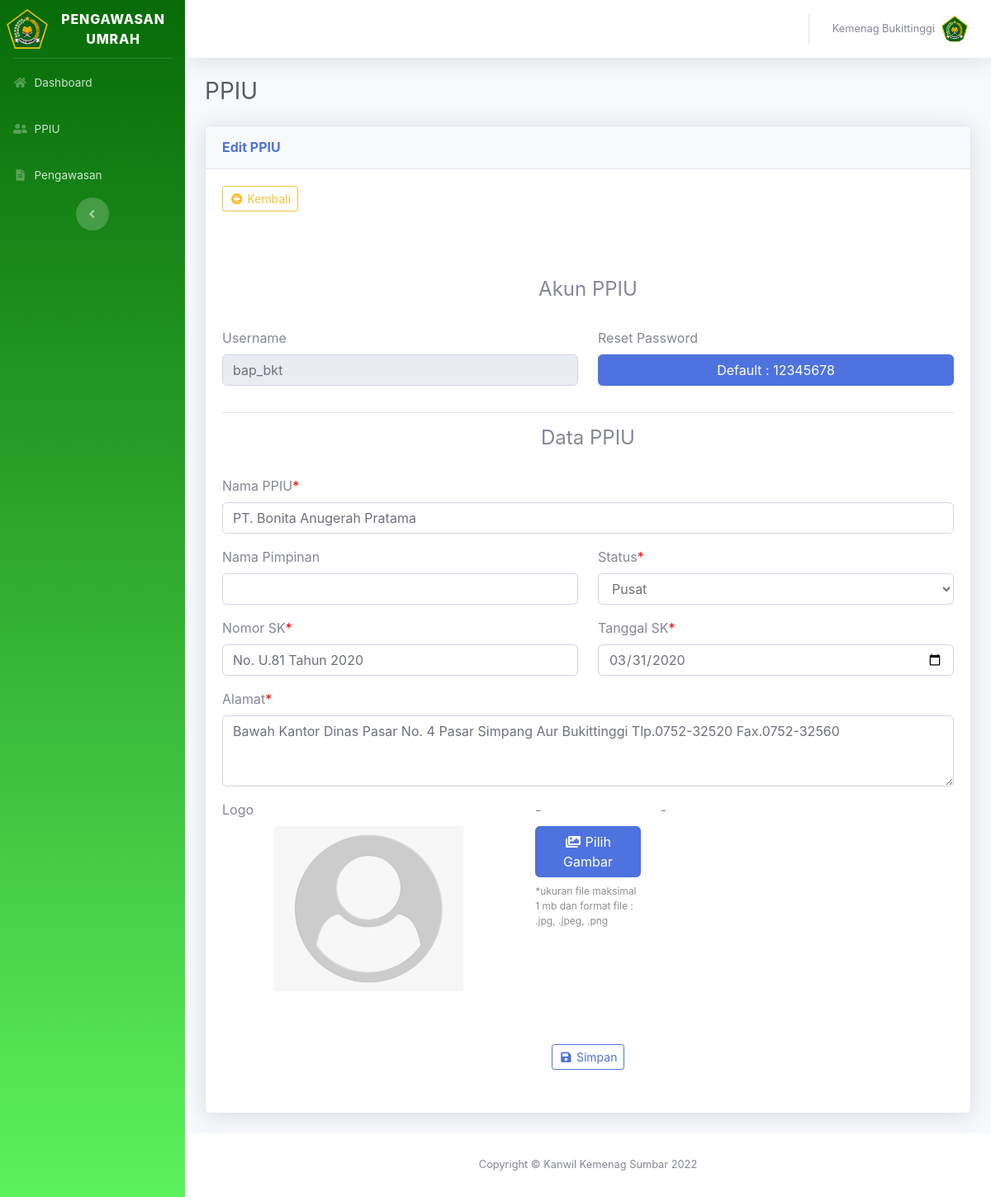
Page /kab_kota/edit_ppiu.php?id_ppiu=1 (signed in) on the earlier database version.
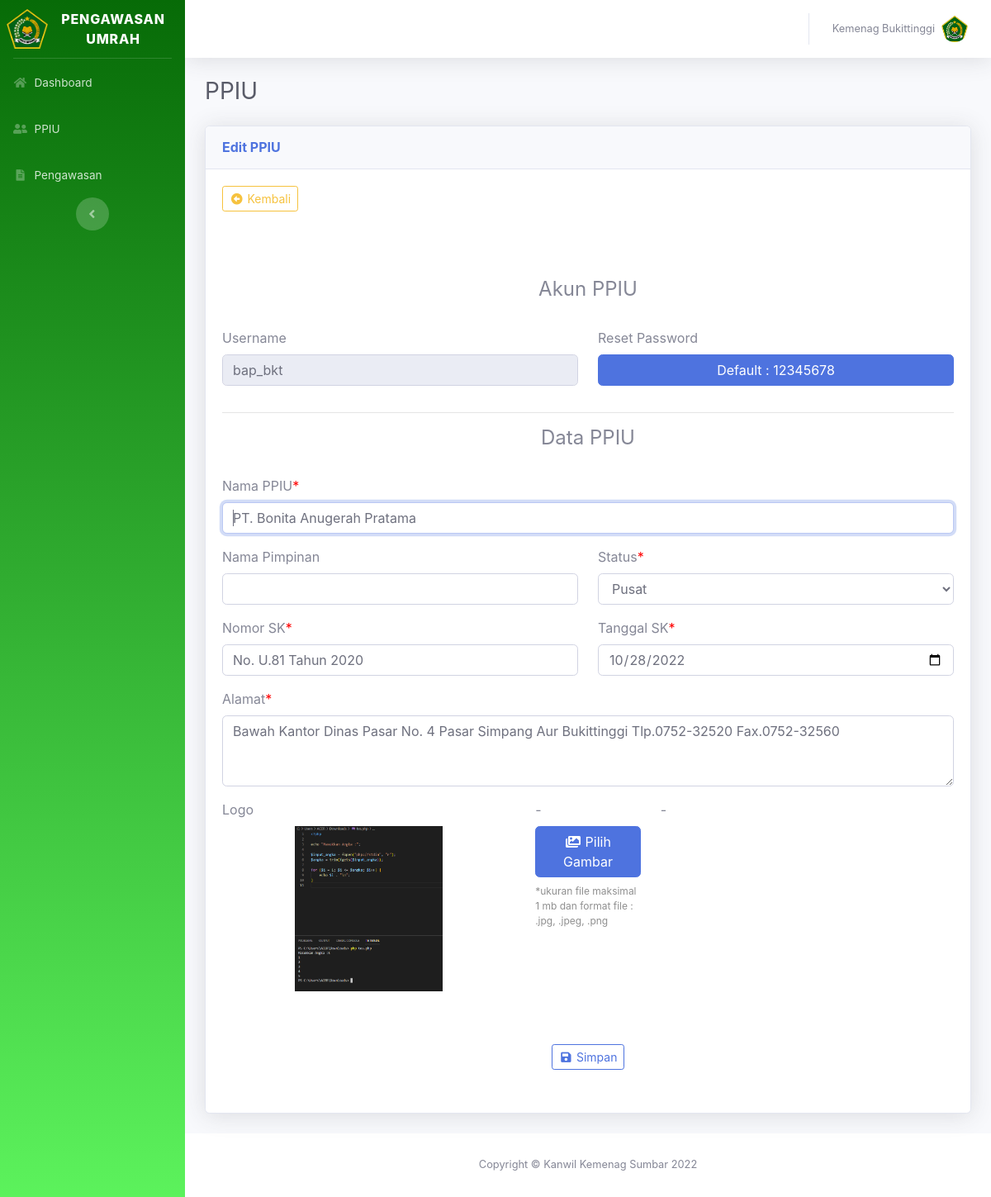
Same page on the later database version.
### tables this page shows
CREATE TABLE `kemenag_kab_kota` (
  `id_kemenag_kab_kota` int(11) NOT NULL,
  `username` varchar(255) NOT NULL,
  `id_kab_kota` int(11) NOT NULL,
  `nama_pimpinan` varchar(255) NOT NULL,
  `alamat` varchar(255) NOT NULL,
  `logo` varchar(255) NOT NULL DEFAULT 'logo_kemenag.png'
);

CREATE TABLE `ppiu` (
  `id_ppiu` int(11) NOT NULL,
  `username` varchar(255) NOT NULL,
  `nama_ppiu` varchar(255) NOT NULL,
  `id_kab_kota` int(11) NOT NULL,
  `status` varchar(255) NOT NULL,
  `nomor_sk` varchar(255) NOT NULL,
  `tanggal_sk` date NOT NULL,
  `alamat` varchar(255) NOT NULL,
  `nama_pimpinan` varchar(255) DEFAULT NULL,
  `logo` varchar(255) NOT NULL DEFAULT 'default.png'
);

### kab_kota/edit_ppiu.php (the view, shortened to what this page needs)
<?php
include "session_kab_kota.php";
?>
<!DOCTYPE html>
<html lang="en">
<head>
    <link href="../vendor/fontawesome-free/css/all.min.css" rel="stylesheet" type="text/css">
    <link href="../font/font.css" rel="stylesheet">
    <link href="../css/sb-admin-2.min.css" rel="stylesheet">
    <link rel="stylesheet" type="text/css" href="../plugin/datatables/dataTables.bootstrap5.min.css">
</head>
<body id="page-top">
    <div id="wrapper">
        <div id="content-wrapper" class="d-flex flex-column">
            <div id="content">
                <?php include "header.php"; ?>
                <div class="container-fluid">
                    <div class="d-sm-flex align-items-center justify-content-between mb-4">
                        <h1 class="h3 mb-0 text-gray-800">PPIU</h1>
                    </div>
                    <div class="row">
                        <div class="col-xl-12 col-lg-7">
                            <div class="card shadow mb-4">
                                <div class="card-header py-3 d-flex flex-row align-items-center justify-content-between">
                                    <h6 class="m-0 font-weight-bold text-primary">Edit PPIU</h6>
                                </div>
                                <div class="card-body">
                                    <a href="lihat_ppiu.php" type="button" class="btn btn-outline-warning btn-sm mb-3">
                                        <i class="fas fa-fw fa fa-arrow-alt-circle-left"></i>
                                        <span>Kembali</span>
                                    </a>
                                    <?php
                                    $id_ppiu = $_GET['id_ppiu'];
                                    $query = mysqli_query($koneksi, "select * from ppiu WHERE id_ppiu = '$id_ppiu'");
                                    $result = mysqli_fetch_assoc($query);
                                    ?>
                                    <form class="row g-2 mt-3" action="edit_ppiu.php" method="POST" id="form" enctype="multipart/form-data" data-flag="0">
                                        <div class="col-md-12 form-group mt-5">
                                            <center>
                                                <h4 class="mb-3">Akun PPIU</h4>
                                            </center>
                                        </div>
                                        <div class="col-md-6 form-group">
                                            <label for="input1" class="form-label">Username</label>
                                            <input autofocus type="text" class="form-control" id="input1" value="<?php echo $result['username']; ?>" disabled>
                                        </div>
                                        <div class="col-md-6 form-group">
                                            <label for="input1" class="form-label">Reset Password</label>
                                            <input type="submit" onclick="konfirmasi()" class="btn btn-primary btn-user btn-block" id="reset_password" name="reset_password" value="Default : 12345678">
                                        </div>
                                    </form>
                                    <hr>
                                    <form class="row g-2 mt-3" action="edit_ppiu.php" method="POST" id="form" enctype="multipart/form-data">
                                        <div class="col-md-12 form-group">
                                            <center>
                                                <h4 class="mb-3">Data PPIU</h4>
                                            </center>
                                        </div>
                                        <div class="col-md-12 form-group">
                                            <label for="input1" class="form-label">Nama PPIU</label><label style="color: red;">*</label>
                                            <input autofocus type="text" class="form-control" id="input1" name="nama_ppiu" value="<?php echo $result['nama_ppiu'] ?>">
                                        </div>
                                        <div class="col-md-6 form-group">
                                            <label for="input1" class="form-label">Nama Pimpinan</label>
                                            <input autofocus type="text" class="form-control" id="input1" name="nama_pimpinan" value="<?php echo $result['nama_pimpinan']; ?>">
                                        </div>
                                        <div class="col-md-6 form-group">
                                            <label for="input2" class="form-label">Status</label><label style="color: red;">*</label>
                                            <select class="form-control" name="status" id="input2">
                                                <?php
                                                if ($result['status'] == 'Pusat') {
                                                ?>
                                                    <option value="Pusat" selected>Pusat</option>
                                                <?php
                                                } else {
                                                ?>
                                                    <option value="Pusat">Pusat</option>
                                                    <option value="Cabang" selected>Cabang</option>
                                                <?php
                                                }
                                                ?>
                                            </select>
                                        </div>
                                        <div class="col-md-6 form-group">
                                            <label for="input1" class="form-label">Nomor SK</label><label style="color: red;">*</label>
                                            <input autofocus type="text" class="form-control" id="input1" name="nomor_sk" value="<?php echo $result['nomor_sk']; ?>">
                                        </div>
                                        <div class="col-md-6 form-group">
                                            <label for="input1" class="form-label">Tanggal SK</label><label style="color: red;">*</label>
                                            <input autofocus type="date" class="form-control" id="input1" name="tanggal_sk" value="<?php echo $result['tanggal_sk']; ?>">
                                        </div>
                                        <div class="col-md-12 form-group">
                                            <label for="validationCustom04" class="form-label">Alamat</label><label style="color: red;">*</label>
                                            <textarea class="form-control" name="alamat" id="validationCustom04" cols="30" rows="3"><?php echo $result['alamat']; ?></textarea>
                                        </div>
                                        <div class="col-md-5 form-group">
                                            <label class="form-label">Logo</label><br>
                                            <center>
                                                <img src="../images/profile/<?php echo $result['logo']; ?>" height="200px">
                                            </center>
                                        </div>
                                        <div class="col-md-2 form-group">
                                            <label for="input1" class="form-label">-</label>
                                            <br>
                                            <label for="file" class="btn btn-primary btn-user btn-block">
                                                <i class="fas fa-fw fa fa-images">
                                                </i>
                                                Pilih Gambar
                                            </label>
                                            <p style="font-size: 12px; color: #8f8f8f;">*ukuran file maksimal 1 mb dan format file : .jpg, .jpeg, .png</p>
                                        </div>
                                        <div class="col-md-5 form-group">
                                            <label class="form-label">-</label><br>
                                            <center>
                                            </center>
                                        </div>
                                        <div class="col-md-12 form-group">
                                            <center>
                                                <button type="submit" class="btn btn-outline-primary btn-sm mt-5 mb-3" name="simpan" id="simpan">
                                                    <i class="fas fa-fw fa fa-save"></i>
                                                    <span>Simpan</span>
                                                </button>
                                            </center>
                                        </div>
                                    </form>
                                </div>
                            </div>
                        </div>
                    </div>
                </div>
                <footer class="sticky-footer bg-white">
                    <div class="container my-auto">
                        <div class="copyright text-center my-auto">
                            <span>Copyright &copy; Kanwil Kemenag Sumbar 2022</span>
                        </div>
                    </div>
                </footer>
            </div>
        </div>
</body>
</html>

### kab_kota/header.php (shortened to what this page needs)
<?php
$username = $_SESSION['username'];
$query = mysqli_query($koneksi, "select * from kemenag_kab_kota where username='$username'");
$result = mysqli_fetch_assoc($query);
?>
<nav class="navbar navbar-expand navbar-light bg-white topbar mb-4 static-top shadow">
    <ul class="navbar-nav ml-auto">
        <li class="nav-item dropdown no-arrow">
            <a class="nav-link dropdown-toggle" href="#" id="userDropdown" role="button" data-toggle="dropdown" aria-haspopup="true" aria-expanded="false">
                <span class="mr-2 d-none d-lg-inline text-gray-600 small">
                    <?php
                    $username_h = ucwords(str_replace("_", " ", $_SESSION['username']));
                    echo $username_h;
                    ?>
                </span>
                <img class="img-profile rounded-circle" src="../images/<?php echo $result['logo']; ?>">
            </a>
        </li>
    </ul>
    <link rel="stylesheet" href="../plugin/sweetalert2/sweetalert2.min.css">
</nav>

Differences in the rows shown:
changed ppiu "bap_bkt": tanggal_sk "03/31/2020" → "10/28/2022"; logo: picture added in place of a placeholder
